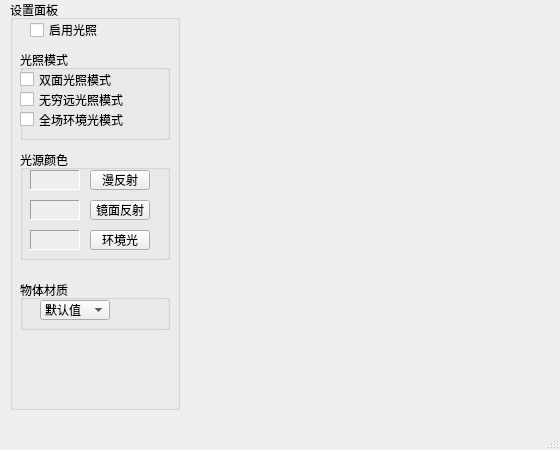
<?xml version="1.0" encoding="UTF-8"?>
<ui version="4.0">
 <class>MainWindow</class>
 <widget class="QMainWindow" name="MainWindow">
  <property name="geometry">
   <rect>
    <x>0</x>
    <y>0</y>
    <width>560</width>
    <height>450</height>
   </rect>
  </property>
  <property name="windowTitle">
   <string>MainWindow</string>
  </property>
  <widget class="QWidget" name="centralwidget">
   <widget class="QGroupBox" name="groupBox_set">
    <property name="geometry">
     <rect>
      <x>10</x>
      <y>0</y>
      <width>170</width>
      <height>410</height>
     </rect>
    </property>
    <property name="title">
     <string>设置面板</string>
    </property>
    <widget class="QCheckBox" name="checkBox_lightEnable">
     <property name="geometry">
      <rect>
       <x>20</x>
       <y>20</y>
       <width>91</width>
       <height>20</height>
      </rect>
     </property>
     <property name="text">
      <string>启用光照</string>
     </property>
    </widget>
    <widget class="QGroupBox" name="groupBox_light">
     <property name="geometry">
      <rect>
       <x>10</x>
       <y>50</y>
       <width>150</width>
       <height>90</height>
      </rect>
     </property>
     <property name="title">
      <string>光照模式</string>
     </property>
     <widget class="QCheckBox" name="checkBox_doubleFace">
      <property name="geometry">
       <rect>
        <x>0</x>
        <y>20</y>
        <width>121</width>
        <height>19</height>
       </rect>
      </property>
      <property name="text">
       <string>双面光照模式</string>
      </property>
     </widget>
     <widget class="QCheckBox" name="checkBox_infinete">
      <property name="geometry">
       <rect>
        <x>0</x>
        <y>40</y>
        <width>131</width>
        <height>19</height>
       </rect>
      </property>
      <property name="text">
       <string>无穷远光照模式</string>
      </property>
     </widget>
     <widget class="QCheckBox" name="checkBox_global">
      <property name="geometry">
       <rect>
        <x>0</x>
        <y>60</y>
        <width>131</width>
        <height>19</height>
       </rect>
      </property>
      <property name="text">
       <string>全场环境光模式</string>
      </property>
     </widget>
    </widget>
    <widget class="QGroupBox" name="guoupBox_lightColor">
     <property name="geometry">
      <rect>
       <x>10</x>
       <y>150</y>
       <width>150</width>
       <height>110</height>
      </rect>
     </property>
     <property name="title">
      <string>光源颜色</string>
     </property>
     <widget class="QFrame" name="frameColor_diffuse">
      <property name="geometry">
       <rect>
        <x>10</x>
        <y>20</y>
        <width>50</width>
        <height>20</height>
       </rect>
      </property>
      <property name="autoFillBackground">
       <bool>true</bool>
      </property>
      <property name="frameShape">
       <enum>QFrame::Panel</enum>
      </property>
      <property name="frameShadow">
       <enum>QFrame::Sunken</enum>
      </property>
     </widget>
     <widget class="QFrame" name="frameColor_specular">
      <property name="geometry">
       <rect>
        <x>10</x>
        <y>50</y>
        <width>50</width>
        <height>20</height>
       </rect>
      </property>
      <property name="autoFillBackground">
       <bool>true</bool>
      </property>
      <property name="frameShape">
       <enum>QFrame::Panel</enum>
      </property>
      <property name="frameShadow">
       <enum>QFrame::Sunken</enum>
      </property>
     </widget>
     <widget class="QFrame" name="frameColor_ambient">
      <property name="geometry">
       <rect>
        <x>10</x>
        <y>80</y>
        <width>50</width>
        <height>20</height>
       </rect>
      </property>
      <property name="autoFillBackground">
       <bool>true</bool>
      </property>
      <property name="frameShape">
       <enum>QFrame::Panel</enum>
      </property>
      <property name="frameShadow">
       <enum>QFrame::Sunken</enum>
      </property>
     </widget>
     <widget class="QPushButton" name="pushButton_diffuse">
      <property name="geometry">
       <rect>
        <x>70</x>
        <y>20</y>
        <width>60</width>
        <height>20</height>
       </rect>
      </property>
      <property name="text">
       <string>漫反射</string>
      </property>
     </widget>
     <widget class="QPushButton" name="pushButton_specular">
      <property name="geometry">
       <rect>
        <x>70</x>
        <y>50</y>
        <width>60</width>
        <height>20</height>
       </rect>
      </property>
      <property name="text">
       <string>镜面反射</string>
      </property>
     </widget>
     <widget class="QPushButton" name="pushButton_ambient">
      <property name="geometry">
       <rect>
        <x>70</x>
        <y>80</y>
        <width>60</width>
        <height>20</height>
       </rect>
      </property>
      <property name="text">
       <string>环境光</string>
      </property>
     </widget>
    </widget>
    <widget class="QGroupBox" name="groupBox_material">
     <property name="geometry">
      <rect>
       <x>10</x>
       <y>280</y>
       <width>150</width>
       <height>50</height>
      </rect>
     </property>
     <property name="title">
      <string>物体材质</string>
     </property>
     <widget class="QComboBox" name="comboBox_material">
      <property name="geometry">
       <rect>
        <x>20</x>
        <y>20</y>
        <width>70</width>
        <height>20</height>
       </rect>
      </property>
      <item>
       <property name="text">
        <string>默认值</string>
       </property>
      </item>
      <item>
       <property name="text">
        <string>红宝石</string>
       </property>
      </item>
      <item>
       <property name="text">
        <string>黄铜</string>
       </property>
      </item>
      <item>
       <property name="text">
        <string>青铜</string>
       </property>
      </item>
      <item>
       <property name="text">
        <string>白银</string>
       </property>
      </item>
      <item>
       <property name="text">
        <string>祖母绿</string>
       </property>
      </item>
     </widget>
    </widget>
   </widget>
   <widget class="widgetDraw" name="widget_draw" native="true">
    <property name="geometry">
     <rect>
      <x>186</x>
      <y>10</y>
      <width>460</width>
      <height>400</height>
     </rect>
    </property>
   </widget>
  </widget>
  <widget class="QMenuBar" name="menubar">
   <property name="geometry">
    <rect>
     <x>0</x>
     <y>0</y>
     <width>560</width>
     <height>26</height>
    </rect>
   </property>
  </widget>
  <widget class="QStatusBar" name="statusbar"/>
 </widget>
 <customwidgets>
  <customwidget>
   <class>widgetDraw</class>
   <extends>QWidget</extends>
   <header>widgetdraw.h</header>
   <container>1</container>
  </customwidget>
 </customwidgets>
 <resources/>
 <connections/>
</ui>
